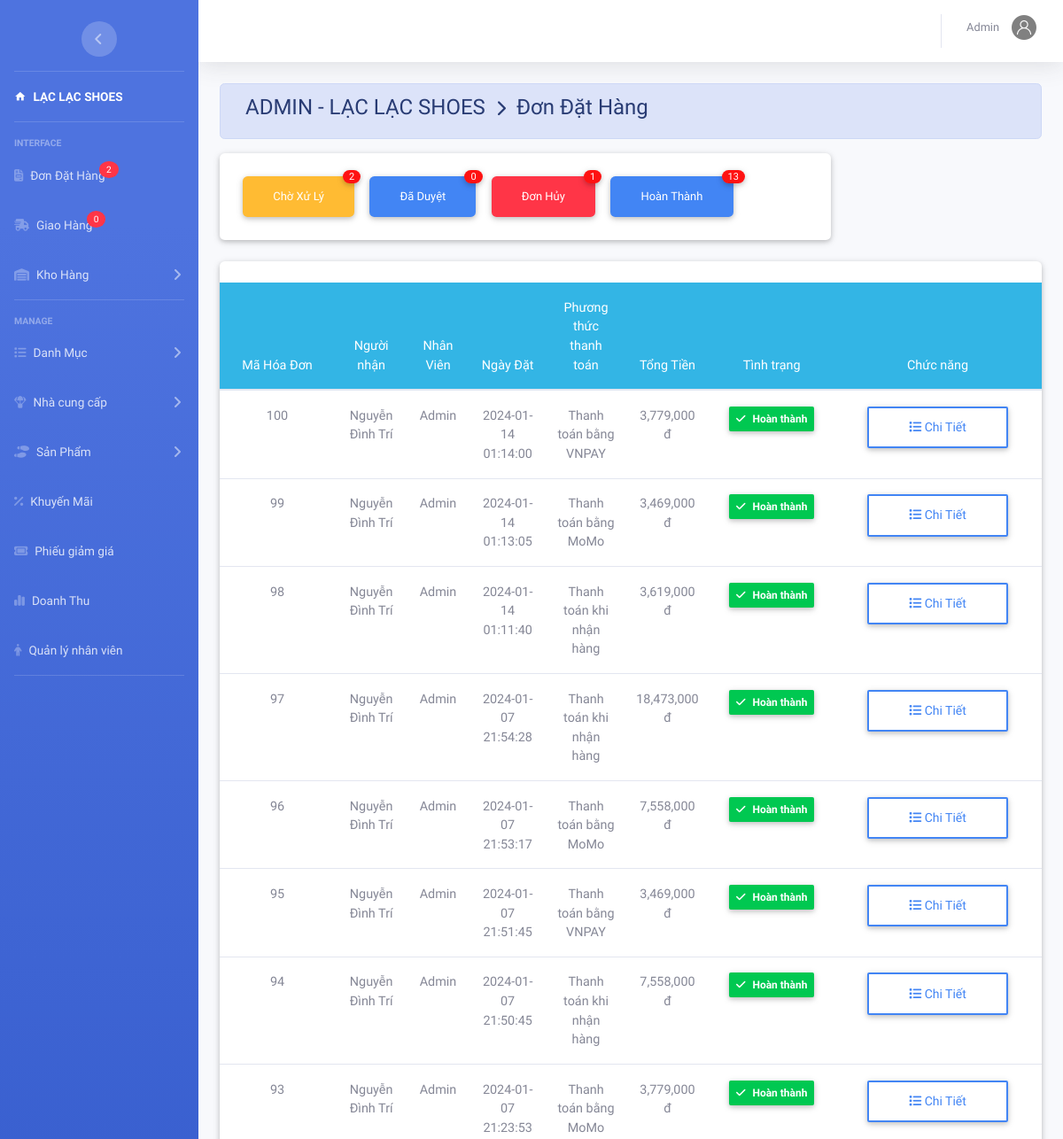
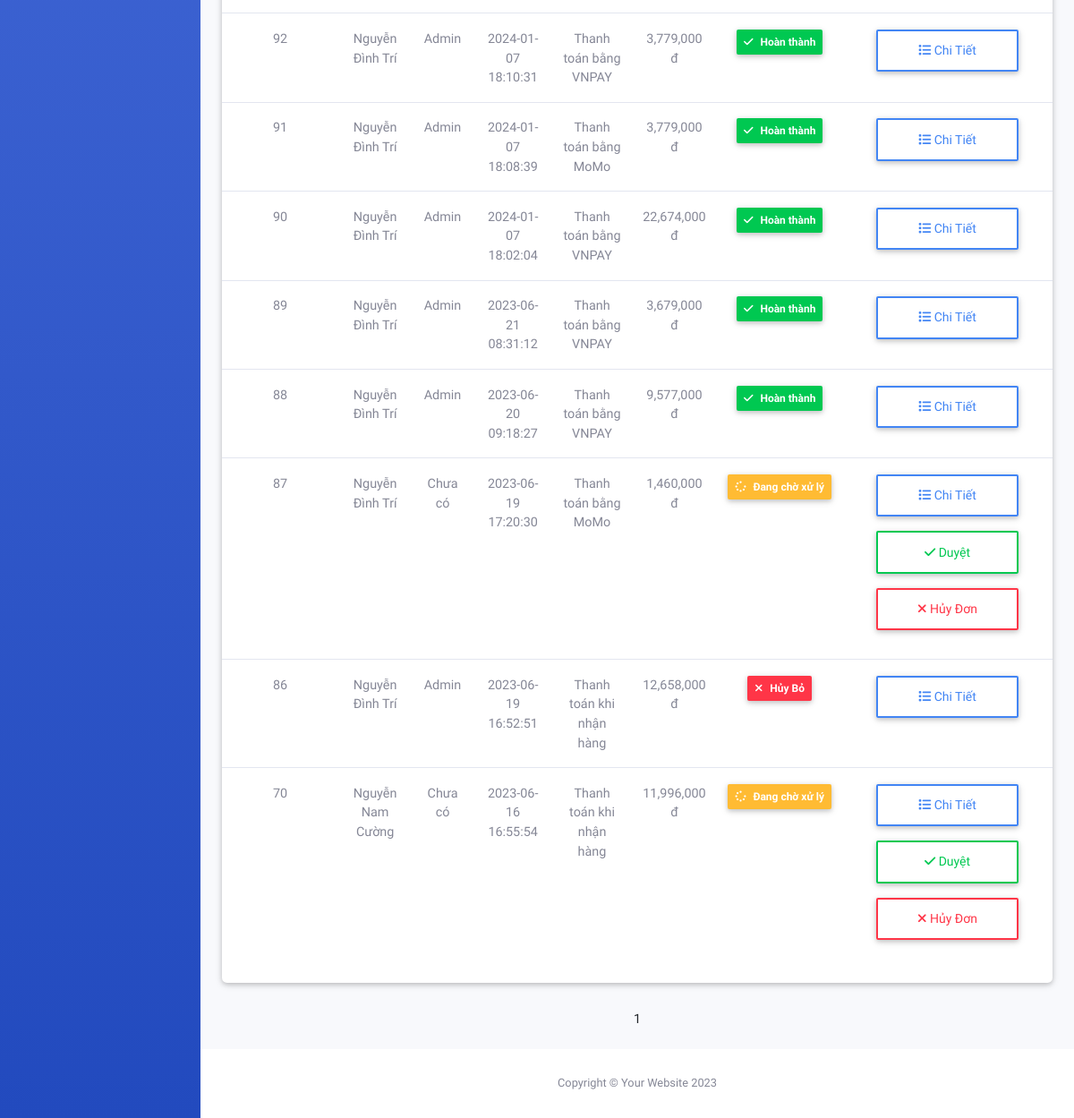
The page /admin/index.php?action=xldathang (signed in) on the database its author committed (2 pictures, top to bottom).
### tables this page shows
CREATE TABLE `hoadon` (
  `MaHD` int(11) NOT NULL,
  `MaKH` int(11) NOT NULL,
  `MaNV` int(11) DEFAULT NULL,
  `NgayDat` datetime DEFAULT current_timestamp(),
  `NgayGiao` datetime DEFAULT NULL,
  `PhuongThucThanhToan` tinyint(4) NOT NULL,
  `TinhTrang` varchar(20) DEFAULT NULL,
  `TongTien` decimal(10,0) NOT NULL,
  `MaNVGH` varchar(50) DEFAULT NULL
);

CREATE TABLE `nguoinhan` (
  `MaHD` int(11) NOT NULL,
  `TenNN` varchar(50) NOT NULL,
  `DiaChiNN` text NOT NULL,
  `SDTNN` varchar(12) NOT NULL
);

CREATE TABLE `nhanvien` (
  `MaNV` int(11) NOT NULL,
  `TenNV` varchar(50) NOT NULL,
  `Email` varchar(50) NOT NULL,
  `SDT` varchar(12) NOT NULL,
  `DiaChi` text NOT NULL,
  `MatKhau` varchar(50) NOT NULL,
  `Quyen` int(20) NOT NULL
);

### admin/dondathang/dondathang.php (the view, shortened to what this page needs)
<div class="row">
	<div class="col-md-12 grid-margin stretch-card">
		<div class="card">
			<br>
			<table class="table table-hover  text-center ">
				<thead class="badge-info">
					<tr>
						<th>Mã Hóa Đơn</th>
						<th>Người nhận</th>
						<th>Nhân Viên</th>
						<th>Ngày Đặt</th>
						<th>Phương thức thanh toán</th>
						<th>Tổng Tiền</th>
						<th>Tình trạng</th>
						<th>Chức năng</th>
					</tr>
				</thead>
				<tbody>
					<?php
					if (isset($_GET['trang'])) {
						$trang = $_GET['trang'];
					} else {
						$trang = 1;
					}
					$from = ($trang - 1) * 30;
					if (isset($_GET['dk'])) {
						$dk = $_GET['dk'];
						$sql = "SELECT * from hoadon  where TinhTrang='" . $dk . "' Order  by NgayDat DESC LIMIT $from,30";
					} else {
						$sql = "select * from hoadon Order  by NgayDat DESC LIMIT $from,30";
					}
					$rs = mysqli_query($conn, $sql);
					while ($row = mysqli_fetch_array($rs)) {
						$sql2 = "select * from nguoinhan where MaHD=".$row['MaHD'];
						$tenNV = '';
						if($row['MaNV']){
							$sql3 = "select * from nhanvien where MaNV=".$row['MaNV'];
							$rs3 = mysqli_query($conn, $sql3);
							$tenNV = mysqli_fetch_array($rs3)['TenNV'];
						}else{
							$tenNV = 'Chưa có';
						}
						$rs2 = mysqli_query($conn, $sql2);
						$tenKH = mysqli_fetch_array($rs2)['TenNN'];
					?>
						<tr>
							<td width='130'><?php echo $row['MaHD']; ?></td>
							<td><?php echo $tenKH?></td>
							<td><?php echo $tenNV?></td>
							<td><?php echo $row['NgayDat']; ?></td>
							<td><?php echo $row['PhuongThucThanhToan'] == 1 ? 'Thanh toán khi nhận hàng' : ($row['PhuongThucThanhToan'] == 2 ? 'Thanh toán bằng MoMo' : 'Thanh toán bằng VNPAY'); ?></td>
							<td><?php echo number_format($row['TongTien']) . ' đ'; ?></td>
							<td><?php if ($row['TinhTrang'] === 'chưa duyệt') { ?>
									<label class="badge badge-warning px-2 py-2 fs-12">
										<span style="vertical-align: inherit;">
											<span style="vertical-align: inherit;"><i class="fa-solid fa-spinner mr-2"></i>Đang chờ xử lý</span>
										</span>
									</label>
								<?php } elseif ($row['TinhTrang'] === 'hoàn thành') { ?>
									<label class="badge badge-success px-2 py-2 fs-12">
										<span style="vertical-align: inherit;">
											<span style="vertical-align: inherit;"><i class="fa-solid fa-check mr-2"></i>Hoàn thành</span>
										</span>
									</label>
								<?php } elseif ($row['TinhTrang'] === 'Hủy Bỏ') { ?>
									<label class="badge badge-danger px-2 py-2 fs-12">
										<span style="vertical-align: inherit;">
											<span style="vertical-align: inherit;"><i class="fa-solid fa-xmark mr-2"></i>Hủy Bỏ</span>
										</span>
									</label>
								<?php } ?>
							</td>
							<td width="235">
								<a class="d-block mb-3 mx-auto btn btn-outline-primary w-75 nav-link fs-14 text-capitalize" href="index.php?action=xldathang&view=ctdh&mahd=<?php echo $row['MaHD']; ?>"><i class="fas fa-list"></i> Chi tiết </a>
								<?php if ($row['TinhTrang'] === "chưa duyệt") {
									echo '<a class="d-block mb-3 mx-auto btn btn-outline-success w-75 fs-14 text-capitalize" href="dondathang/xuly.php?action=duyet&mahd=' . $row['MaHD'] . '" ><i class="fas fa-check"></i> Duyệt</a>';
								} ?>
								<?php if ($row['TinhTrang'] === "chưa duyệt") { ?>
									<a class="d-block mb-3 mx-auto btn btn-outline-danger w-75 fs-14 text-capitalize" href="dondathang/xuly.php?action=huy&mahd=<?php echo $row['MaHD']; ?>"><i class="fas fa-xmark"></i> Hủy đơn</a>
								<?php } ?>
							</td>
						</tr>
					<?php	} ?>
				</tbody>
			</table>
		</div><br>
	</div>
	<div class="row m-auto">
		<?php $dk2 = '';
		if (isset($_GET['dk'])) {
			$dk2 = $_GET['dk'];
			$ds_spn1b = "SELECT * from hoadon  where TinhTrang='" . $dk2 . "'";
		} else {
			$ds_spn1b = "select * from hoadon";
		}
		$query_dssp2 = mysqli_query($conn, $ds_spn1b);
		$sosp = mysqli_num_rows($query_dssp2);
		$sotrang = ceil($sosp / 30); ?>
		<ul class="pagination justify-content-center">
			<?php for ($x = 1; $x <= $sotrang; $x++) {
				if ($dk2 === '') { ?>
					<li class="page-item">
						<a class="page-link " href="index.php?action=xldathang&trang=<?php echo $x ?>"><?php echo $x; ?></a>
					</li>
				<?php } else { ?>
					<li class="page-item">
						<a class="page-link " href="index.php?action=xldathang&trang=<?php echo $x ?>&dk=<?php echo $dk2 ?>"><?php echo $x; ?></a>
					</li>
			<?php      }
			} ?>
		</ul>
	</div>
</div>

### admin/template/css/style.css (style rules this page uses)
.fs-12 { font-size: 12px !important; }
.fs-14 { font-size: 14px !important; }

### rows shown on the page
hoadon: MaHD "100", nguoinhan.TenNN "Nguyễn Đình Trí", nhanvien.TenNV "Admin", NgayDat "2024-01-14 01:14:00", PhuongThucThanhToan "Thanh toán bằng VNPAY", TongTien "3,779,000", TinhTrang "hoàn thành" (drawn)
hoadon: MaHD "99", nguoinhan.TenNN "Nguyễn Đình Trí", nhanvien.TenNV "Admin", NgayDat "2024-01-14 01:13:05", PhuongThucThanhToan "Thanh toán bằng MoMo", TongTien "3,469,000", TinhTrang "hoàn thành" (drawn)
hoadon: MaHD "98", nguoinhan.TenNN "Nguyễn Đình Trí", nhanvien.TenNV "Admin", NgayDat "2024-01-14 01:11:40", PhuongThucThanhToan "Thanh toán khi nhận hàng", TongTien "3,619,000", TinhTrang "hoàn thành" (drawn)
hoadon: MaHD "97", nguoinhan.TenNN "Nguyễn Đình Trí", nhanvien.TenNV "Admin", NgayDat "2024-01-07 21:54:28", PhuongThucThanhToan "Thanh toán khi nhận hàng", TongTien "18,473,000", TinhTrang "hoàn thành" (drawn)
hoadon: MaHD "96", nguoinhan.TenNN "Nguyễn Đình Trí", nhanvien.TenNV "Admin", NgayDat "2024-01-07 21:53:17", PhuongThucThanhToan "Thanh toán bằng MoMo", TongTien "7,558,000", TinhTrang "hoàn thành" (drawn)
hoadon: MaHD "95", nguoinhan.TenNN "Nguyễn Đình Trí", nhanvien.TenNV "Admin", NgayDat "2024-01-07 21:51:45", PhuongThucThanhToan "Thanh toán bằng VNPAY", TongTien "3,469,000", TinhTrang "hoàn thành" (drawn)
hoadon: MaHD "94", nguoinhan.TenNN "Nguyễn Đình Trí", nhanvien.TenNV "Admin", NgayDat "2024-01-07 21:50:45", PhuongThucThanhToan "Thanh toán khi nhận hàng", TongTien "7,558,000", TinhTrang "hoàn thành" (drawn)
hoadon: MaHD "93", nguoinhan.TenNN "Nguyễn Đình Trí", nhanvien.TenNV "Admin", NgayDat "2024-01-07 21:23:53", PhuongThucThanhToan "Thanh toán bằng MoMo", TongTien "3,779,000", TinhTrang "hoàn thành" (drawn)
hoadon: MaHD "92", nguoinhan.TenNN "Nguyễn Đình Trí", nhanvien.TenNV "Admin", NgayDat "2024-01-07 18:10:31", PhuongThucThanhToan "Thanh toán bằng VNPAY", TongTien "3,779,000", TinhTrang "hoàn thành" (drawn)
hoadon: MaHD "91", nguoinhan.TenNN "Nguyễn Đình Trí", nhanvien.TenNV "Admin", NgayDat "2024-01-07 18:08:39", PhuongThucThanhToan "Thanh toán bằng MoMo", TongTien "3,779,000", TinhTrang "hoàn thành" (drawn)
hoadon: MaHD "90", nguoinhan.TenNN "Nguyễn Đình Trí", nhanvien.TenNV "Admin", NgayDat "2024-01-07 18:02:04", PhuongThucThanhToan "Thanh toán bằng VNPAY", TongTien "22,674,000", TinhTrang "hoàn thành" (drawn)
hoadon: MaHD "89", nguoinhan.TenNN "Nguyễn Đình Trí", nhanvien.TenNV "Admin", NgayDat "2023-06-21 08:31:12", PhuongThucThanhToan "Thanh toán bằng VNPAY", TongTien "3,679,000", TinhTrang "hoàn thành" (drawn)
hoadon: MaHD "88", nguoinhan.TenNN "Nguyễn Đình Trí", nhanvien.TenNV "Admin", NgayDat "2023-06-20 09:18:27", PhuongThucThanhToan "Thanh toán bằng VNPAY", TongTien "9,577,000", TinhTrang "hoàn thành" (drawn)
hoadon: MaHD "87", nguoinhan.TenNN "Nguyễn Đình Trí", MaNV "Chưa có", NgayDat "2023-06-19 17:20:30", PhuongThucThanhToan "Thanh toán bằng MoMo", TongTien "1,460,000", TinhTrang "chưa duyệt" (drawn)
hoadon: MaHD "86", nguoinhan.TenNN "Nguyễn Đình Trí", nhanvien.TenNV "Admin", NgayDat "2023-06-19 16:52:51", PhuongThucThanhToan "Thanh toán khi nhận hàng", TongTien "12,658,000", TinhTrang "Hủy Bỏ" (drawn)
hoadon: MaHD "70", nguoinhan.TenNN "Nguyễn Nam Cường", MaNV "Chưa có", NgayDat "2023-06-16 16:55:54", PhuongThucThanhToan "Thanh toán khi nhận hàng", TongTien "11,996,000", TinhTrang "chưa duyệt" (drawn)

### other values the page prints
$dem "2"
$dem "0"
$nv['TenNV'] "Admin"
$arrStatus['chua duyet'] "2"
$arrStatus['Da duyet'] "0"
$arrStatus['Huy Bo'] "1"
$arrStatus['hoan thanh'] "13"
